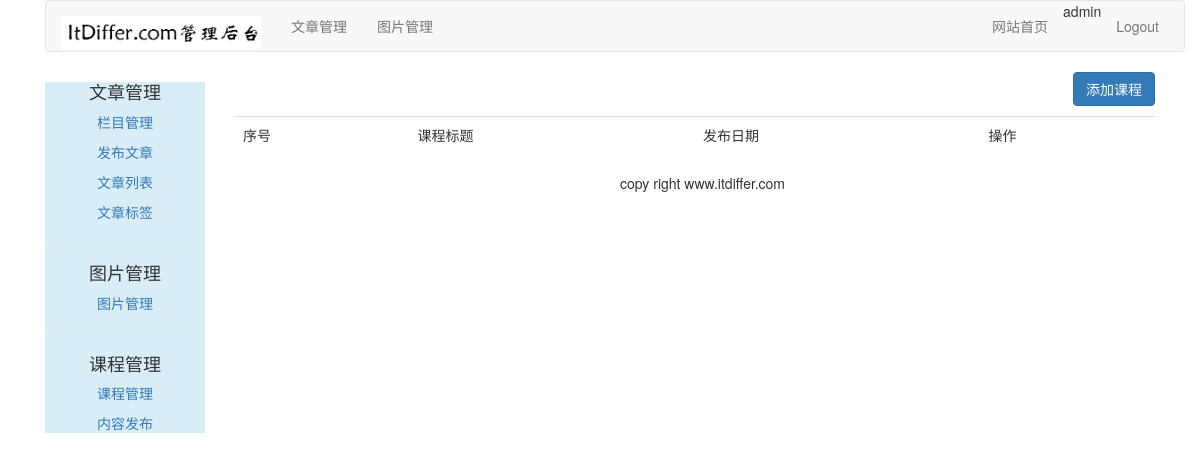
The app's page /course/manage-course/ (signed in), older data.
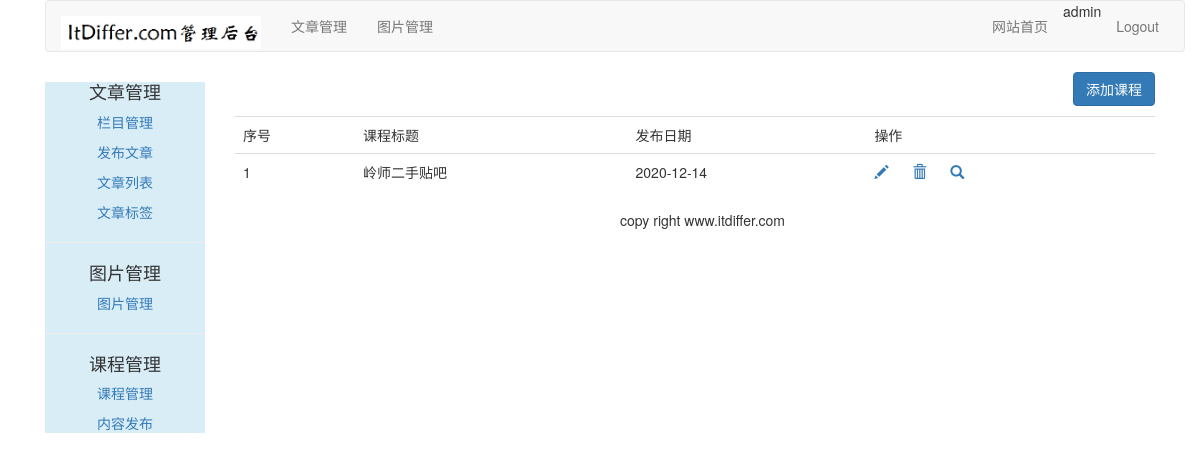
The same page, newer data.
### course/models.py (models this page shows, shortened)
class Course(models.Model):
    user = models.ForeignKey(User, related_name='courses_user',on_delete=models.CASCADE)
    title = models.CharField(max_length=200)
    slug = models.SlugField(max_length=200, unique=True)
    overview = models.TextField()
    created = models.DateTimeField(auto_now_add=True)
    student = models.ManyToManyField(User, related_name="courses_joined", blank=True)
    class Meta:
        ordering = ('-created',)

### course/views.py (the view)
# urls.py: path('manage-course/',ManageCourseListView.as_view(),name="manage_course"),
class ManageCourseListView(UserCourseMixin, ListView):
    context_object_name = "courses"
    template_name = 'course/manage/manage_course_list.html'

### course/views.py (called while the page is built)
    def get_queryset(self):
        qs = super(UserMixin, self).get_queryset()
        return qs.filter(user=self.request.user)

### templates/course/manage/manage_course_list.html (shortened to what this page needs)
{% extends "article/base.html" %}
{% load static %}
{% block content %}
<div>
    <div class='text-right'><a href="{% url 'course:create_course' %}"><button type="button" class="btn btn-primary">添加课程</button></a></div>
    <table class="table table-hover" style="margin-top:10px">
    	<tr>
            <td>序号</td>
            <td>课程标题</td>
            <td>发布日期</td>
    	    <td>操作</td>
    	</tr>
    	{% for course in courses %}
    	<tr id={{ forloop.counter }}>
    	    <td>{{ forloop.counter }}</td>
    	    <td>{{ course.title }}</a></td>
    	    <td>{{ course.created|date:"Y-m-d" }}</td>
    	    <td>
    	        <a name="edit" href="#"><span class="glyphicon glyphicon-pencil"></span></a>
                <a class="delete" nane="delete" href="{% url 'course:delete_course' course.id %}" ><span class="glyphicon glyphicon-trash" style="margin-left:20px;"></span></a>
    	        <a href="{% url 'course:list_lessons' course.id %}"><span class="glyphicon glyphicon-search" style="margin-left:20px;"></span></a>
            </td>
    	</tr>
    	{% endfor %}
    </table>
</div>
{% endblock %}

Row changes from the older to the newer data that the page shows:
added Course: title "岭师二手贴吧", created "2020-12-14"
